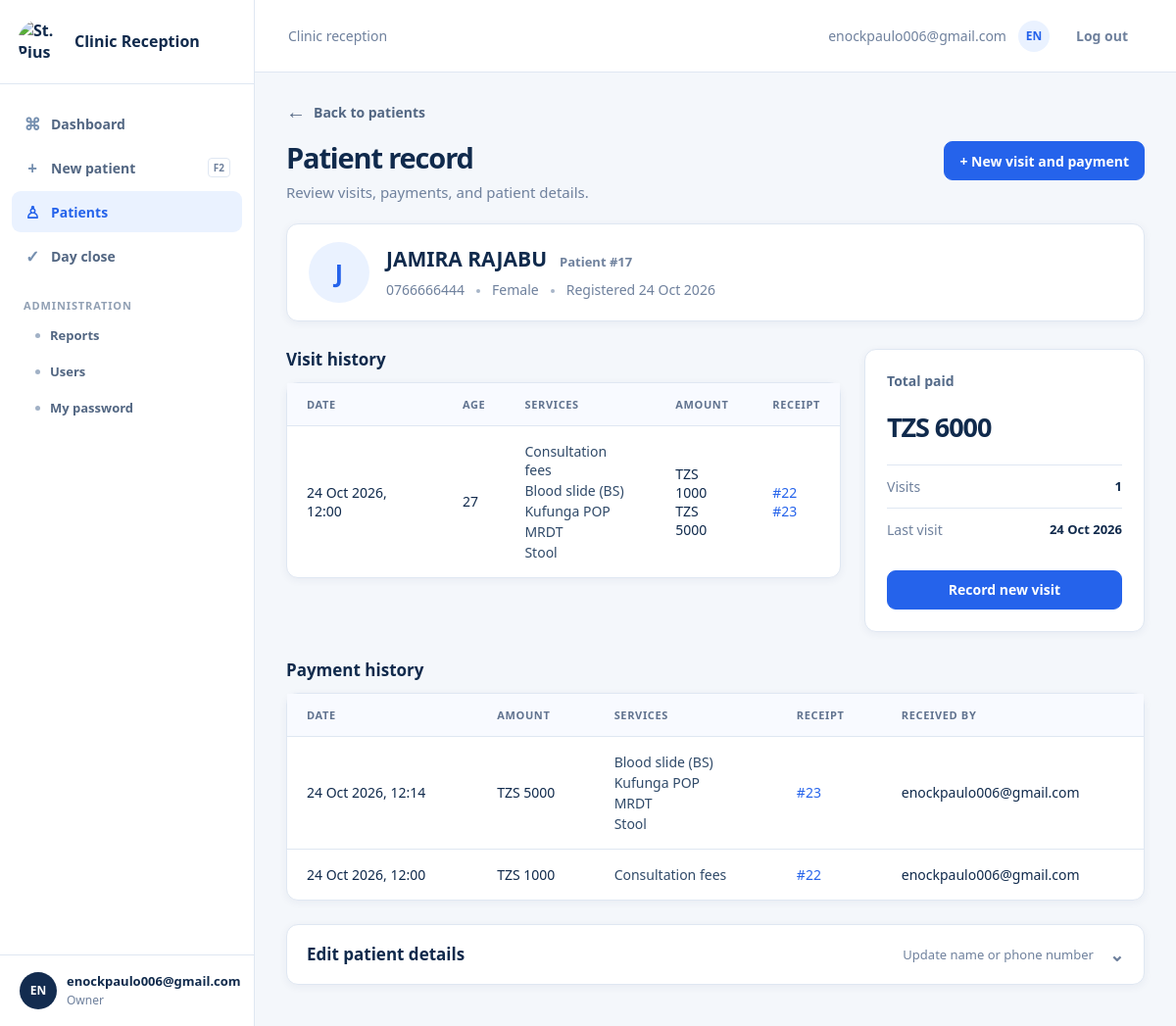
The page /patients/17/ (signed in) on the database its author committed.
### reception/models.py (models this page shows, shortened)
class Patient(models.Model):
    SEX = [("M", "Male"), ("F", "Female")]
    name = models.CharField(max_length=120)
    first_name = models.CharField(max_length=60, blank=True, default="")
    second_name = models.CharField(max_length=60, blank=True, default="")
    phone = models.CharField(max_length=20, blank=True)
    sex = models.CharField(max_length=1, choices=SEX)
    created_at = models.DateTimeField(auto_now_add=True)
    created_by = models.ForeignKey(User, on_delete=models.PROTECT, related_name="+")

class Visit(models.Model):
    SEX = [
        ("M", "Male"),
        ("F", "Female"),
    ]
    name = models.CharField(max_length=120)
    first_name = models.CharField(max_length=60, blank=True, default="")
    second_name = models.CharField(max_length=60, blank=True, default="")
    phone = models.CharField(max_length=20, blank=True)
    age = models.PositiveSmallIntegerField()
    sex = models.CharField(max_length=1, choices=SEX)
    physical_address = models.CharField(
        max_length=255,
        blank=True,
        default="",
    )
    created_at = models.DateTimeField(auto_now_add=True)
    created_by = models.ForeignKey(
        User,
        on_delete=models.PROTECT,
        related_name="+",
    )
    patient = models.ForeignKey(Patient, on_delete=models.PROTECT, related_name="visits")

class PaymentItem(models.Model):
    payment = models.ForeignKey(
        Payment,
        on_delete=models.PROTECT,
        related_name="items",
    )
    service = models.ForeignKey(Service, on_delete=models.PROTECT)
    name = models.CharField(max_length=100)
    price = models.PositiveIntegerField()

class Payment(models.Model):
    receipt_no = models.PositiveIntegerField(unique=True)
    visit = models.ForeignKey(
        Visit,
        on_delete=models.PROTECT,
        related_name="payments",
    )
    total = models.PositiveIntegerField()
    paid_at = models.DateTimeField(auto_now_add=True)
    received_by = models.ForeignKey(
        User,
        on_delete=models.PROTECT,
        related_name="+",
    )
    reprints = models.PositiveSmallIntegerField(default=0)

### reception/views.py (the view)
# urls.py: path("patients/<int:pk>/", views.patient_detail, name="patient_detail"),
@login_required
def patient_detail(request, pk):
    patient = get_object_or_404(Patient, pk=pk)
    if request.method == "POST":
        form = PatientEditForm(request.POST)
        if form.is_valid():
            patient.first_name = form.cleaned_data["first_name"]
            patient.second_name = form.cleaned_data["second_name"]
            patient.name = f"{patient.first_name.strip()} {patient.second_name.strip()}".strip()
            patient.phone = form.cleaned_data["phone"]
            patient.save(update_fields=["first_name", "second_name", "name", "phone"])
            return redirect("patient_detail", pk=pk)
    else:
        form = PatientEditForm(initial={"first_name": patient.first_name or patient.name.split(" ", 1)[0], "second_name": patient.second_name or (patient.name.split(" ", 1)[1] if " " in patient.name else ""), "phone": patient.phone})
    visits = patient.visits.select_related("created_by").prefetch_related("payments__items").order_by("-created_at")
    payments = Payment.objects.filter(visit__patient=patient).select_related("received_by").prefetch_related("items").order_by("-paid_at")
    return render(request, "reception/patient_detail.html", {"patient": patient, "visits": visits, "payments": payments, "form": form, "total_paid": sum(payment.total for payment in payments)})

### reception/context_processors.py (called while the page is built)
def clinic_name(request):
    return {"CLINIC_NAME": get_clinic_name(), "is_owner": is_owner(request.user)}

### reception/services.py (called while the page is built)
def is_owner(user):
    return bool(
        user
        and user.is_authenticated
        and (
            user.is_superuser
            or user.groups.filter(name="Owner").exists()
        )
    )

### reception/templates/reception/patient_detail.html (shortened to what this page needs)
{% extends "reception/base.html" %}
{% block content %}
<div class="patient-page">
  <a class="back-link" href="{% url 'patient_list' %}"><span aria-hidden="true">←</span> Back to patients</a>
  <div class="page-header patient-page-header"><div><h1>Patient record</h1><p class="page-subtitle">Review visits, payments, and patient details.</p></div><a class="button" href="{% url 'visit_new' %}?patient={{ patient.pk }}">+ New visit and payment</a></div>
  <section class="panel patient-summary" aria-labelledby="patient-name"><span class="patient-avatar" aria-hidden="true">{{ patient.name|slice:':1'|upper }}</span><div class="patient-summary-main"><div class="patient-name-line"><h2 id="patient-name">{{ patient.name }}</h2><span class="patient-id">Patient #{{ patient.pk }}</span></div><div class="patient-meta"><span>{{ patient.phone|default:"No phone number" }}</span><span>{{ patient.get_sex_display }}</span><span>Registered {{ patient.created_at|date:"d M Y" }}</span></div></div></section>
  <div class="patient-record-layout"><section><h2 class="patient-section-title">Visit history</h2><div class="panel patient-table-panel"><div class="panel-body flush"><table><thead><tr><th>Date</th><th>Age</th><th>Services</th><th>Amount</th><th>Receipt</th></tr></thead><tbody>{% for visit in visits %}<tr><td>{{ visit.created_at|date:"d M Y, H:i" }}</td><td>{{ visit.age }}</td><td class="service-cell">{% for payment in visit.payments.all %}{% for item in payment.items.all %}<span>{{ item.name }}</span>{% empty %}<span class="muted-copy">No services recorded</span>{% endfor %}{% empty %}<span class="muted-copy">No payment recorded</span>{% endfor %}</td><td>{% for payment in visit.payments.all %}TZS {{ payment.total }}{% if not forloop.last %}<br>{% endif %}{% empty %}<span class="muted-copy">—</span>{% endfor %}</td><td>{% for payment in visit.payments.all %}<a href="{% url 'receipt_detail' payment.receipt_no %}">#{{ payment.receipt_no }}</a>{% if not forloop.last %}<br>{% endif %}{% empty %}<span class="muted-copy">—</span>{% endfor %}</td></tr>{% empty %}<tr><td colspan="5" class="empty">No visits have been recorded for this patient yet.</td></tr>{% endfor %}</tbody></table></div></div></section>
  <aside class="panel patient-total-card"><div class="panel-body"><p class="total-label">Total paid</p><p class="patient-total">TZS {{ total_paid }}</p><div class="patient-stat"><span>Visits</span><strong>{{ visits|length }}</strong></div><div class="patient-stat"><span>Last visit</span><strong>{% with latest=visits|first %}{% if latest %}{{ latest.created_at|date:"d M Y" }}{% else %}—{% endif %}{% endwith %}</strong></div><a class="button payment-cta" href="{% url 'visit_new' %}?patient={{ patient.pk }}">Record new visit</a></div></aside></div>
  <section class="patient-payments-section"><h2 class="patient-section-title">Payment history</h2><div class="panel"><div class="panel-body flush"><table><thead><tr><th>Date</th><th>Amount</th><th>Services</th><th>Receipt</th><th>Received by</th></tr></thead><tbody>{% for payment in payments %}<tr><td>{{ payment.paid_at|date:"d M Y, H:i" }}</td><td>TZS {{ payment.total }}</td><td class="service-cell">{% for item in payment.items.all %}<span>{{ item.name }}</span>{% empty %}<span class="muted-copy">No services recorded</span>{% endfor %}</td><td><a href="{% url 'receipt_detail' payment.receipt_no %}">#{{ payment.receipt_no }}</a></td><td>{{ payment.received_by.get_username }}</td></tr>{% empty %}<tr><td colspan="5" class="empty">No payments have been recorded yet.</td></tr>{% endfor %}</tbody></table></div></div></section>
  <details class="panel patient-edit-panel"><summary><span>Edit patient details</span><span class="details-hint">Update name or phone number</span></summary></details>
</div>
{% endblock %}

### reception/templates/reception/base.html (shortened to what this page needs)
<!doctype html>
{% load static %}
<html lang="en">
<head>
    <link rel="stylesheet" href="{% static 'css/app.css' %}">
</head>
<body>
    <div class="app-shell">
        <aside class="sidebar">
            <a class="brand" href="{% url 'dashboard' %}">
                <img
                    class="brand-logo"
                    src="{% static 'images/st-pius-logo.png' %}"
                    alt="St. Pius Dispensary logo"
                >
                <span class="brand-name">{{ CLINIC_NAME }}</span>
            </a>
            <nav class="nav" aria-label="Main navigation">
                <a
                    class="nav-link {% if request.resolver_match.url_name == 'dashboard' %}active{% endif %}"
                    href="{% url 'dashboard' %}"
                >
                    <span class="nav-icon">⌘</span>
                    Dashboard
                </a>
                <a
                    id="new-patient-link"
                    class="nav-link {% if request.resolver_match.url_name == 'visit_new' %}active{% endif %}"
                    href="{% url 'visit_new' %}"
                >
                    <span class="nav-icon">+</span>
                    New patient
                    <kbd>F2</kbd>
                </a>
                <a
                    class="nav-link {% if request.resolver_match.url_name == 'patient_list' or request.resolver_match.url_name == 'patient_detail' %}active{% endif %}"
                    href="{% url 'patient_list' %}"
                >
                    <span class="nav-icon">♙</span>
                    Patients
                </a>
                <a
                    class="nav-link {% if request.resolver_match.url_name == 'day_close' %}active{% endif %}"
                    href="{% url 'day_close' %}"
                >
                    <span class="nav-icon">✓</span>
                    Day close
                </a>
                {% if is_owner %}
                    <div class="nav-group">Administration</div>
                    <a
                        class="nav-sub {% if request.resolver_match.url_name == 'reports' or request.resolver_match.url_name == 'report_day' %}active{% endif %}"
                        href="{% url 'reports' %}"
                    >
                        Reports
                    </a>
                    <a
                        class="nav-sub {% if request.resolver_match.url_name == 'user_list' or request.resolver_match.url_name == 'user_new' %}active{% endif %}"
                        href="{% url 'user_list' %}"
                    >
                        Users
                    </a>
                {% endif %}
                <a
                    class="nav-sub {% if request.resolver_match.url_name == 'account_password' %}active{% endif %}"
                    href="{% url 'account_password' %}"
                >
                    My password
                </a>
            </nav>
            <div class="sidebar-user">
                <span class="avatar">
                    {{ user.get_username|slice:':2'|upper }}
                </span>
                <span>
                    <strong>
                        {{ user.get_full_name|default:user.get_username }}
                    </strong>
                    <small>
                        {% if is_owner %}Owner{% else %}Receptionist{% endif %}
                    </small>
                </span>
            </div>
        </aside>
        <section class="shell">
            <header class="topbar">
                <div class="topbar-crumb">
                    {% block topbar %}Clinic reception{% endblock %}
                </div>
                <div class="topbar-user">
                    <span>{{ user.get_username }}</span>
                    <span class="avatar avatar-small">
                        {{ user.get_username|slice:':2'|upper }}
                    </span>
                    <form method="post" action="{% url 'logout' %}">
                        <button class="logout" type="submit">
                            Log out
                        </button>
                    </form>
                </div>
            </header>
            <main>
                {% block content %}{% endblock %}
            </main>
        </section>
    </div>
</body>
</html>

### rows shown on the page
Patient: name "J", name "JAMIRA RAJABU", pk "17", phone "0766666444", sex "Female", created_at "24 Oct 2026"
Visit: created_at "24 Oct 2026, 12:00", age "27", created_at "24 Oct 2026"
Payment: total "1000", receipt_no "22", paid_at "24 Oct 2026, 12:00", received_by.get_username "enockpaulo006@gmail.com"
PaymentItem: name "Consultation fees"
Payment: total "5000", receipt_no "23", paid_at "24 Oct 2026, 12:14", received_by.get_username "enockpaulo006@gmail.com"
PaymentItem: name "Blood slide (BS)"
PaymentItem: name "Kufunga POP"
PaymentItem: name "MRDT"
PaymentItem: name "Stool"

### other values the page prints
{{ CLINIC_NAME }} "Clinic Reception"
{{ user.get_username|slice:':2'|upper }} "EN"
{{ user.get_full_name|default:user.get_username }} "enockpaulo006@gmail.com"
{{ user.get_username }} "enockpaulo006@gmail.com"
{{ total_paid }} "6000"
{{ visits|length }} "1"
